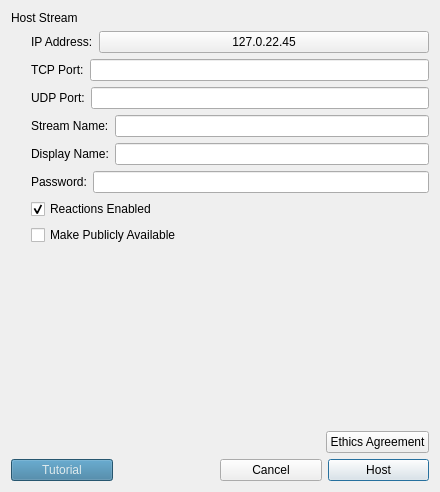
<?xml version="1.0" encoding="UTF-8"?>
<ui version="4.0">
 <class>HostStreamWindow</class>
 <widget class="QDialog" name="HostStreamWindow">
  <property name="geometry">
   <rect>
    <x>0</x>
    <y>0</y>
    <width>440</width>
    <height>492</height>
   </rect>
  </property>
  <property name="sizePolicy">
   <sizepolicy hsizetype="Fixed" vsizetype="Fixed">
    <horstretch>0</horstretch>
    <verstretch>0</verstretch>
   </sizepolicy>
  </property>
  <property name="windowTitle">
   <string>Dialog</string>
  </property>
  <property name="styleSheet">
   <string notr="true">/*QPushButton {
	background-color: rgb(54, 120, 156);
	color: rgb(223, 234, 237);
	border: 2px solid rgb(160, 207, 226);
	min-height: 40px;
	min-width: 40px;
	border-radius: 20px;
}
QPushButton:pressed {
	background-color: rgba(173, 213, 255, 80);
}
QPushButton#hostButton {
	background-color: rgb(217, 162, 64);
	border: 2px solid rgb(249, 220, 161);
}
QPushButton#hostButton:pressed {
	background-color: rgba(217, 162, 64, 80);
	border: 2px solid rgb(249, 220, 161);
}
QPushButton#ethics_button {
	min-width: 190;
	background-color: rgb(217, 162, 64);
	border: 2px solid rgb(249, 220, 161);
}
QPushButton#ethics_button:pressed {
	background-color: rgba(217, 162, 64, 80);
	border: 2px solid rgb(249, 220, 161);
}

QLabel {
	color: rgb(223, 234, 237);
}
QLabel[header=true] {
	font-size: 30px;
}

QDialog#HostStreamWindow {
	background-color: rgb(11, 17, 20);
}

QCheckBox {
	color: rgb(223, 234, 237);
}*/</string>
  </property>
  <property name="containerStyle" stdset="0">
   <string>outer</string>
  </property>
  <layout class="QVBoxLayout" name="verticalLayout">
   <item>
    <widget class="QLabel" name="header">
     <property name="text">
      <string>Host Stream</string>
     </property>
     <property name="labelStyle" stdset="0">
      <string>title</string>
     </property>
    </widget>
   </item>
   <item>
    <layout class="QHBoxLayout" name="horizontalLayout_5" stretch="1,20">
     <item>
      <spacer name="horizontalSpacer_2">
       <property name="orientation">
        <enum>Qt::Orientation::Horizontal</enum>
       </property>
       <property name="sizeHint" stdset="0">
        <size>
         <width>40</width>
         <height>20</height>
        </size>
       </property>
      </spacer>
     </item>
     <item>
      <layout class="QVBoxLayout" name="verticalLayout_3">
       <item>
        <layout class="QHBoxLayout" name="horizontalLayout_6">
         <item>
          <widget class="QLabel" name="ipAddressLabel">
           <property name="text">
            <string>IP Address:</string>
           </property>
          </widget>
         </item>
         <item>
          <widget class="QPushButton" name="ipAddressButton">
           <property name="sizePolicy">
            <sizepolicy hsizetype="MinimumExpanding" vsizetype="Fixed">
             <horstretch>0</horstretch>
             <verstretch>0</verstretch>
            </sizepolicy>
           </property>
           <property name="text">
            <string>127.0.22.45</string>
           </property>
           <property name="icon">
            <iconset theme="QIcon::ThemeIcon::EditCopy"/>
           </property>
           <property name="default">
            <bool>false</bool>
           </property>
           <property name="flat">
            <bool>false</bool>
           </property>
           <property name="buttonStyle" stdset="0">
            <string>secondary</string>
           </property>
          </widget>
         </item>
        </layout>
       </item>
       <item>
        <layout class="QHBoxLayout" name="horizontalLayout_7">
         <item>
          <widget class="QLabel" name="tcpPortLabel">
           <property name="text">
            <string>TCP Port:</string>
           </property>
          </widget>
         </item>
         <item>
          <widget class="QLineEdit" name="tcpPortLineEdit"/>
         </item>
        </layout>
       </item>
       <item>
        <layout class="QHBoxLayout" name="horizontalLayout_8">
         <item>
          <widget class="QLabel" name="udpPortLabel">
           <property name="text">
            <string>UDP Port:</string>
           </property>
          </widget>
         </item>
         <item>
          <widget class="QLineEdit" name="udpPortLineEdit"/>
         </item>
        </layout>
       </item>
       <item>
        <layout class="QHBoxLayout" name="horizontalLayout_3">
         <item>
          <widget class="QLabel" name="streamNameLabel">
           <property name="text">
            <string>Stream Name:</string>
           </property>
          </widget>
         </item>
         <item>
          <widget class="QLineEdit" name="streamNameLineEdit"/>
         </item>
        </layout>
       </item>
       <item>
        <layout class="QHBoxLayout" name="horizontalLayout_2">
         <item>
          <widget class="QLabel" name="displayNameLabel">
           <property name="text">
            <string>Display Name:</string>
           </property>
          </widget>
         </item>
         <item>
          <widget class="QLineEdit" name="displayNameLineEdit"/>
         </item>
        </layout>
       </item>
       <item>
        <layout class="QHBoxLayout" name="horizontalLayout_4">
         <item>
          <widget class="QLabel" name="passwordLabel">
           <property name="text">
            <string>Password:</string>
           </property>
          </widget>
         </item>
         <item>
          <widget class="QLineEdit" name="passwordLineEdit"/>
         </item>
        </layout>
       </item>
       <item>
        <widget class="QCheckBox" name="reactionsEnabledCheckBox">
         <property name="text">
          <string>Reactions Enabled</string>
         </property>
         <property name="checked">
          <bool>true</bool>
         </property>
        </widget>
       </item>
       <item>
        <widget class="QCheckBox" name="publicStream">
         <property name="styleSheet">
          <string notr="true"/>
         </property>
         <property name="text">
          <string>Make Publicly Available</string>
         </property>
        </widget>
       </item>
      </layout>
     </item>
    </layout>
   </item>
   <item>
    <spacer name="verticalSpacer">
     <property name="orientation">
      <enum>Qt::Orientation::Vertical</enum>
     </property>
     <property name="sizeHint" stdset="0">
      <size>
       <width>20</width>
       <height>40</height>
      </size>
     </property>
    </spacer>
   </item>
   <item>
    <layout class="QHBoxLayout" name="horizontalLayout_9">
     <item>
      <spacer name="horizontalSpacer_3">
       <property name="orientation">
        <enum>Qt::Orientation::Horizontal</enum>
       </property>
       <property name="sizeHint" stdset="0">
        <size>
         <width>20</width>
         <height>20</height>
        </size>
       </property>
      </spacer>
     </item>
     <item>
      <widget class="QPushButton" name="ethics_button">
       <property name="minimumSize">
        <size>
         <width>0</width>
         <height>0</height>
        </size>
       </property>
       <property name="text">
        <string>Ethics Agreement</string>
       </property>
       <property name="default">
        <bool>false</bool>
       </property>
       <property name="buttonStyle" stdset="0">
        <string>secondary</string>
       </property>
      </widget>
     </item>
    </layout>
   </item>
   <item>
    <layout class="QHBoxLayout" name="horizontalLayout">
     <item>
      <widget class="QPushButton" name="tutorialButton">
       <property name="sizePolicy">
        <sizepolicy hsizetype="Expanding" vsizetype="Fixed">
         <horstretch>0</horstretch>
         <verstretch>0</verstretch>
        </sizepolicy>
       </property>
       <property name="palette">
        <palette>
         <active>
          <colorrole role="WindowText">
           <brush brushstyle="SolidPattern">
            <color alpha="255">
             <red>223</red>
             <green>234</green>
             <blue>237</blue>
            </color>
           </brush>
          </colorrole>
          <colorrole role="Button">
           <brush brushstyle="SolidPattern">
            <color alpha="255">
             <red>54</red>
             <green>120</green>
             <blue>156</blue>
            </color>
           </brush>
          </colorrole>
          <colorrole role="Text">
           <brush brushstyle="SolidPattern">
            <color alpha="255">
             <red>223</red>
             <green>234</green>
             <blue>237</blue>
            </color>
           </brush>
          </colorrole>
          <colorrole role="ButtonText">
           <brush brushstyle="SolidPattern">
            <color alpha="255">
             <red>223</red>
             <green>234</green>
             <blue>237</blue>
            </color>
           </brush>
          </colorrole>
          <colorrole role="Base">
           <brush brushstyle="SolidPattern">
            <color alpha="255">
             <red>54</red>
             <green>120</green>
             <blue>156</blue>
            </color>
           </brush>
          </colorrole>
          <colorrole role="Window">
           <brush brushstyle="SolidPattern">
            <color alpha="255">
             <red>54</red>
             <green>120</green>
             <blue>156</blue>
            </color>
           </brush>
          </colorrole>
          <colorrole role="HighlightedText">
           <brush brushstyle="SolidPattern">
            <color alpha="255">
             <red>173</red>
             <green>92</green>
             <blue>179</blue>
            </color>
           </brush>
          </colorrole>
          <colorrole role="PlaceholderText">
           <brush brushstyle="SolidPattern">
            <color alpha="128">
             <red>223</red>
             <green>234</green>
             <blue>237</blue>
            </color>
           </brush>
          </colorrole>
         </active>
         <inactive>
          <colorrole role="WindowText">
           <brush brushstyle="SolidPattern">
            <color alpha="255">
             <red>223</red>
             <green>234</green>
             <blue>237</blue>
            </color>
           </brush>
          </colorrole>
          <colorrole role="Button">
           <brush brushstyle="SolidPattern">
            <color alpha="255">
             <red>54</red>
             <green>120</green>
             <blue>156</blue>
            </color>
           </brush>
          </colorrole>
          <colorrole role="Text">
           <brush brushstyle="SolidPattern">
            <color alpha="255">
             <red>223</red>
             <green>234</green>
             <blue>237</blue>
            </color>
           </brush>
          </colorrole>
          <colorrole role="ButtonText">
           <brush brushstyle="SolidPattern">
            <color alpha="255">
             <red>223</red>
             <green>234</green>
             <blue>237</blue>
            </color>
           </brush>
          </colorrole>
          <colorrole role="Base">
           <brush brushstyle="SolidPattern">
            <color alpha="255">
             <red>54</red>
             <green>120</green>
             <blue>156</blue>
            </color>
           </brush>
          </colorrole>
          <colorrole role="Window">
           <brush brushstyle="SolidPattern">
            <color alpha="255">
             <red>54</red>
             <green>120</green>
             <blue>156</blue>
            </color>
           </brush>
          </colorrole>
          <colorrole role="HighlightedText">
           <brush brushstyle="SolidPattern">
            <color alpha="255">
             <red>173</red>
             <green>92</green>
             <blue>179</blue>
            </color>
           </brush>
          </colorrole>
          <colorrole role="PlaceholderText">
           <brush brushstyle="SolidPattern">
            <color alpha="128">
             <red>223</red>
             <green>234</green>
             <blue>237</blue>
            </color>
           </brush>
          </colorrole>
         </inactive>
         <disabled>
          <colorrole role="WindowText">
           <brush brushstyle="SolidPattern">
            <color alpha="255">
             <red>223</red>
             <green>234</green>
             <blue>237</blue>
            </color>
           </brush>
          </colorrole>
          <colorrole role="Button">
           <brush brushstyle="SolidPattern">
            <color alpha="255">
             <red>54</red>
             <green>120</green>
             <blue>156</blue>
            </color>
           </brush>
          </colorrole>
          <colorrole role="Text">
           <brush brushstyle="SolidPattern">
            <color alpha="255">
             <red>223</red>
             <green>234</green>
             <blue>237</blue>
            </color>
           </brush>
          </colorrole>
          <colorrole role="ButtonText">
           <brush brushstyle="SolidPattern">
            <color alpha="255">
             <red>223</red>
             <green>234</green>
             <blue>237</blue>
            </color>
           </brush>
          </colorrole>
          <colorrole role="Base">
           <brush brushstyle="SolidPattern">
            <color alpha="255">
             <red>54</red>
             <green>120</green>
             <blue>156</blue>
            </color>
           </brush>
          </colorrole>
          <colorrole role="Window">
           <brush brushstyle="SolidPattern">
            <color alpha="255">
             <red>54</red>
             <green>120</green>
             <blue>156</blue>
            </color>
           </brush>
          </colorrole>
          <colorrole role="HighlightedText">
           <brush brushstyle="SolidPattern">
            <color alpha="255">
             <red>173</red>
             <green>92</green>
             <blue>179</blue>
            </color>
           </brush>
          </colorrole>
          <colorrole role="PlaceholderText">
           <brush brushstyle="SolidPattern">
            <color alpha="128">
             <red>223</red>
             <green>234</green>
             <blue>237</blue>
            </color>
           </brush>
          </colorrole>
         </disabled>
        </palette>
       </property>
       <property name="styleSheet">
        <string notr="true"/>
       </property>
       <property name="text">
        <string>Tutorial</string>
       </property>
       <property name="icon">
        <iconset theme="QIcon::ThemeIcon::HelpAbout"/>
       </property>
       <property name="iconSize">
        <size>
         <width>16</width>
         <height>16</height>
        </size>
       </property>
       <property name="default">
        <bool>false</bool>
       </property>
       <property name="buttonStyle" stdset="0">
        <string>secondary</string>
       </property>
      </widget>
     </item>
     <item>
      <spacer name="horizontalSpacer">
       <property name="orientation">
        <enum>Qt::Orientation::Horizontal</enum>
       </property>
       <property name="sizeHint" stdset="0">
        <size>
         <width>40</width>
         <height>20</height>
        </size>
       </property>
      </spacer>
     </item>
     <item>
      <widget class="QPushButton" name="cancelButton">
       <property name="sizePolicy">
        <sizepolicy hsizetype="Expanding" vsizetype="Fixed">
         <horstretch>0</horstretch>
         <verstretch>0</verstretch>
        </sizepolicy>
       </property>
       <property name="text">
        <string>Cancel</string>
       </property>
       <property name="buttonStyle" stdset="0">
        <string>secondary</string>
       </property>
      </widget>
     </item>
     <item>
      <widget class="QPushButton" name="hostButton">
       <property name="sizePolicy">
        <sizepolicy hsizetype="Expanding" vsizetype="Fixed">
         <horstretch>0</horstretch>
         <verstretch>0</verstretch>
        </sizepolicy>
       </property>
       <property name="styleSheet">
        <string notr="true">QPushButton:disabled {
color: white;
background-color: gray;
border-color: gray;
}
</string>
       </property>
       <property name="text">
        <string>Host</string>
       </property>
       <property name="default">
        <bool>true</bool>
       </property>
       <property name="buttonStyle" stdset="0">
        <string>primary</string>
       </property>
      </widget>
     </item>
    </layout>
   </item>
  </layout>
 </widget>
 <resources/>
 <connections/>
</ui>
